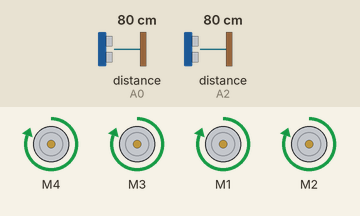
This sketch was run on a simulated Arduino Uno, built with avr-gcc and run on an emulated ATmega328P. Parts: 4 × DC motor (green arrow = forward, orange = backward, longer = faster). Inputs (shaded band) come from the test bench; at power-on: distance to the obstacle (sensors on A0, A2) 80 cm. The echo pulse lasts 58.3 µs per cm.

Above: at 1.2 s.
1.3 s: distance to the obstacle (sensor on A0) set to 17 cm
2.8 s: distance to the obstacle (sensor on A0) set to 14 cm
At 3.1 s:
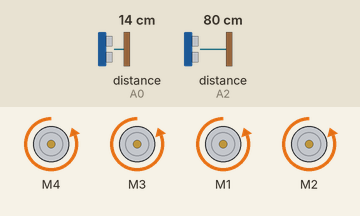
5.8 s: distance to the obstacle (sensor on A2) set to 2 cm
At 6.6 s:
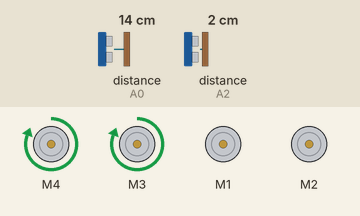
At 8.6 s:
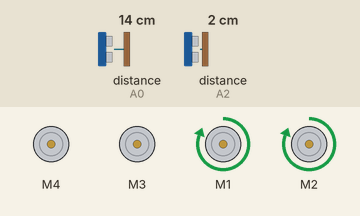
8.8 s: distance to the obstacle (sensor on A2) set to 9 cm
11.8 s: distance to the obstacle (sensor on A2) set to 4 cm
Timing chart, 0 to 15.8 s (numbered marks = the images above; inputs shaded):
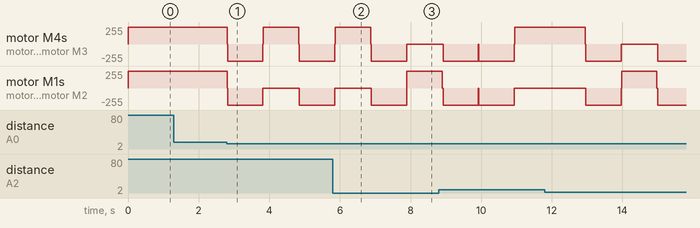

Measured:
- the behaviour switches between 16 and 15 cm on distance to the obstacle (sensor on A0) (found by bisection; images 0 and 1)
- after the input at 1.3 s, every drawn part: stays the same
- after the input at 2.8 s, motor M4, motor M3: forward 255/255 → backward 255/255 at once, → forward 255/255 1.0 s later, → backward 255/255 1.0 s later; motor M1, motor M2: forward 255/255 → backward 255/255 at once, → stopped 1.0 s later, → backward 255/255 1.0 s later
- after the input at 5.8 s, motor M4, motor M3: goes on until 7.9 s, then stays stopped

The sketch:

carro_inteligente_1.ino
```cpp
#include <NewPing.h>
#include <AFMotor.h> //Adafruit Motor Shield

#define TRIGGER_PIN_1 A1
#define ECHO_PIN_1 A0
#define TRIGGER_PIN_2 A3
#define ECHO_PIN_2 A2
#define MAX_DISTANCE 200

NewPing sonar_1(TRIGGER_PIN_1, ECHO_PIN_1, MAX_DISTANCE); //Protoboard vermelha
NewPing sonar_2(TRIGGER_PIN_2, ECHO_PIN_2, MAX_DISTANCE); //Protoborad amarela

  AF_DCMotor  motorFL(1);
  AF_DCMotor  motorFR(4);
  AF_DCMotor  motorBL(2);
  AF_DCMotor  motorBR(3);

void setup() {

  // VELOCIDADE DOS MOTORES
  motorFR.setSpeed(255);
  motorBR.setSpeed(255);
  motorFL.setSpeed(255);
  motorBL.setSpeed(255);

  // INICIAM PARADOS
  motorFR.run(RELEASE);
  motorBR.run(RELEASE);
  motorFL.run(RELEASE);
  motorBL.run(RELEASE);

}

void loop() {

  int dist_sensor_1 = sonar_1.ping_cm(); //Protoboard vermelha
  int dist_sensor_2 = sonar_2.ping_cm(); //Protoboard amarela

//*****CASO NÃO LEIA NADA À SUA FRENTE, A DISTÂNCIA É "INFINITA"*****
  if(dist_sensor_1 == 0){

    dist_sensor_1 = 1000;

  }

  if(dist_sensor_2 == 0){

    dist_sensor_2 = 1000;

  }
//*******************************************************************

//*****SE NÃO ENCONTRAR NADA A 15 CM DOS SENSORES, ENTÃO ANDA*****
  if(dist_sensor_1 > 15 && dist_sensor_2 > 15){

    moveForward();

  }
//****************************************************************

  else{

    halt(); //"Livra" os motores
    delay(10); //Delay para nã ocorrer dois comandos simultaneamente
    moveBackward(); //Se move para trás
    delay(1000);
    halt(); //"Livra" os motores
    delay(10);

    int dist_difference = dist_sensor_1 - dist_sensor_2; //Calcula qual sensor possui um obstáculo em menor distância

    if(dist_difference > 5){ //Nesse caso, o objeto está mais próximo do lado esquerdo.

      moveLeft(); //Se move para a direita
      delay(1000);
      halt(); //"Livra" os motores
      delay(10);

    }

    else if(dist_difference < -5){ //Nesse caso, o objeto está mais próximo do lado direito

      moveRight(); //Se move para a esquerda
      delay(1000);
      halt(); //"Livra" os motores
      delay(10);

    }

    else{ //Nesse caso, há obstáculo nos dois sensores apresentando risco de colisão (QUINAS)

      moveBackward(); //Move-se para trás
      delay(1000);
      halt(); //"Livra" os motores
      delay(10);
      moveRight(); //Move-se para a esquerda
      delay(2000);
      halt(); //"Livra" os motores
      delay(10);

    }

  }

}
  void moveForward() {

    motorBL.run(FORWARD);
    motorFL.run(FORWARD);
    motorBR.run(FORWARD);
    motorFR.run(FORWARD);

  }

  void moveBackward() {
    motorBL.run(BACKWARD);
    motorFL.run(BACKWARD);
    motorBR.run(BACKWARD);
    motorFR.run(BACKWARD);
  }

  void moveRight() {
    motorBL.run(RELEASE);
    motorFL.run(RELEASE);
    motorBR.run(FORWARD);
    motorFR.run(FORWARD);
  }

  void moveLeft() {
    motorBR.run(RELEASE);
    motorFR.run(RELEASE);
    motorBL.run(FORWARD);
    motorFL.run(FORWARD);
  }

  void halt() {
    motorBL.run(RELEASE);
    motorBR.run(RELEASE);
    motorFL.run(RELEASE);
    motorFR.run(RELEASE);
  }
```
